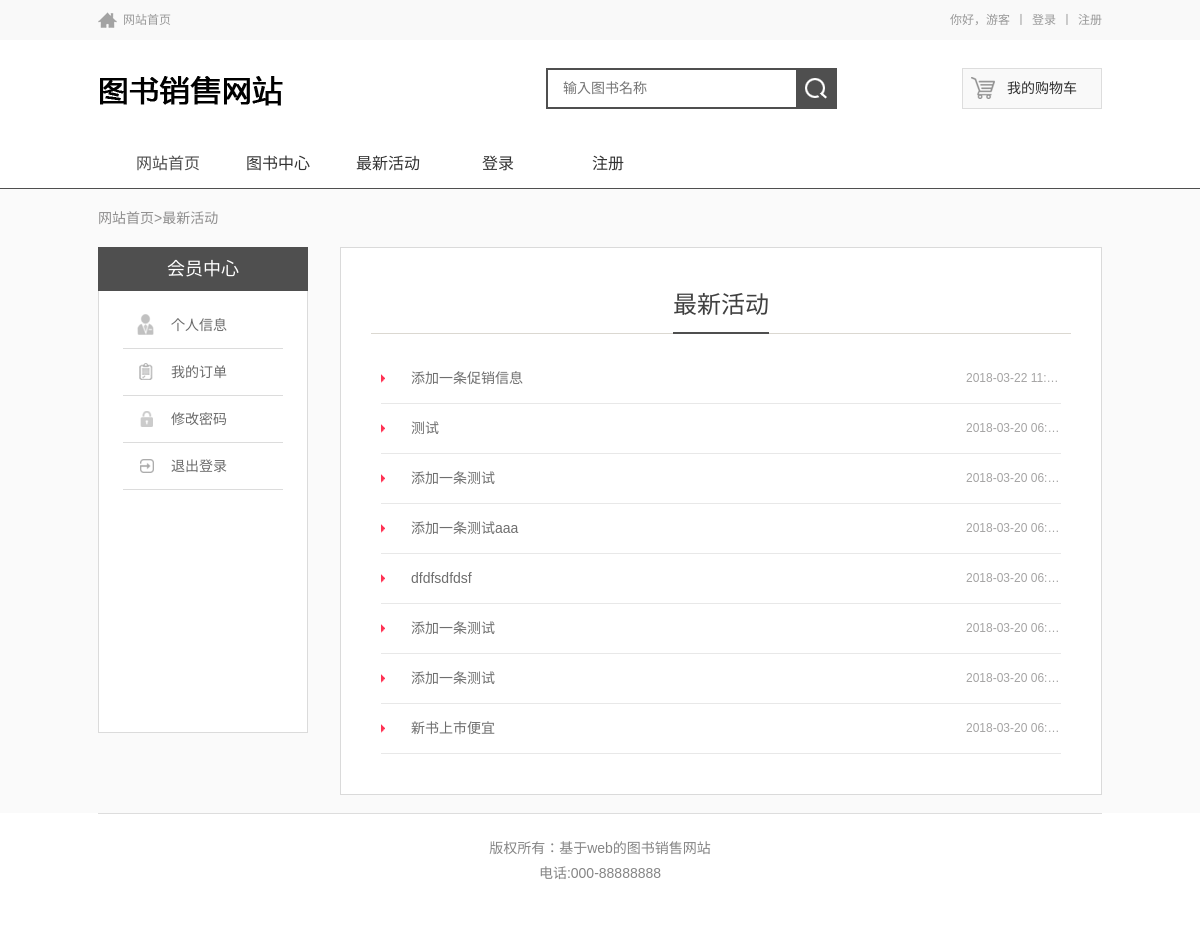
Page /activity.php on the committed database.
### tables this page shows
CREATE TABLE IF NOT EXISTS `category` (
  `id` int(6) NOT NULL AUTO_INCREMENT COMMENT 'id自然编号',
  `pid` int(6) NOT NULL COMMENT '分类类型',
  `title` varchar(60) NOT NULL COMMENT '分类名称',
  PRIMARY KEY (`id`)
);

CREATE TABLE IF NOT EXISTS `content1` (
  `id` int(10) NOT NULL AUTO_INCREMENT,
  `pid` int(4) NOT NULL DEFAULT '0' COMMENT '类型id',
  `categoryid` int(4) NOT NULL DEFAULT '0' COMMENT '分类id',
  `title` varchar(50) DEFAULT NULL COMMENT '标题',
  `content` text COMMENT '详细介绍',
  `addtime` timestamp NOT NULL DEFAULT CURRENT_TIMESTAMP,
  `apv` int(4) NOT NULL DEFAULT '0' COMMENT '点击',
  PRIMARY KEY (`id`)
);

### common/func_db.php (called while the page is built, shortened)
<?php
	function db_get_row($sql) {
		$result=db_query($sql);
		$rs = mysql_fetch_array($result);
		return $rs;
	}
	function db_get_all($sql) {
		$result=db_query($sql);
		$rs = array();
		while( $row = mysql_fetch_array($result)){
			$rs[] = $row;
		}
		return $rs;
	}
	function db_get_page($sql,$page,$page_size) {
		$page = $page*1?$page:1;
		$sumss = db_query($sql);
		$total = db_num_rows($sumss);
		$start = ($page-1)*$page_size;
		$rs_sql = $sql." limit $start,$page_size";
		$rsData = db_get_all($rs_sql);
		$pageA = array();
		$pageA["page"] = $page;
		$pageA["page_size"] = $page_size;
		$pageA["total"] = $total;
		$pageA["data"] = $rsData;
		return $pageA;
	}
	function db_query($sql,$dbconn='')
	{
		Return mysql_query($sql);
	}
	function db_num_rows($result)
	{
		Return mysql_num_rows($result);
	}
?>

### activity.php (the view, shortened to what this page needs)
<?php
	include_once("header.php");
	$whereSql = "categoryid=7";
	$tb_name = "content1";
	$page = $_REQUEST["page"]?$_REQUEST["page"]:"1";
	$list = db_get_page("select * from $tb_name where $whereSql order by addtime desc", $page,8);
	$catA = db_get_row("select * from category where id=7");
	$cat_title = $catA["title"];
?>
<div class="about_fra">
	<div class="ab_now"><a href="index.php">网站首页</a>&gt;<span><?php echo $cat_title;?></span></div>
    <div class="ab_of">
      <?php include_once("userleft.php"); ?>
        <div class="ab_fr">
            <h2><span><?php echo $cat_title;?></span></h2>
            <ul class="comp_info">
            	<?php foreach($list["data"] as $row) {?>
                 <li><a href="mv1.php?id=<?php echo $row['id'];?>&categoryid=<?php echo $row['categoryid'];?>"><?php echo $row['title'];?></a><span><?php echo $row['addtime'];?></span></li>
                 <?php } ?>
        </ul>
        </div>
    </div>
</div>
<?php
	include_once("footer.php");
?>

### Public/css/base.css (style rules this page uses)
body,ul,ol,li,h1,h2,h3,h4,h5,h6,form,fieldset,table,td,img,div,label,input,select,dl,dt,dd,article,aside,details,figcaption,figure,footer,header,hgroup,menu,nav,section { margin:0;padding:0; }
body { font-size:12px;line-height:normal;color:#666;font-family:"Microsoft YaHei","微软雅黑",SimSun,"Oxygen",Arial,"Hiragino Sans GB","STHeiti","WenQuanYi Micro Hei",sans-serif;-webkit-text-size-adjust:none; background:#FFF; }
ul { list-style:none; }
a:link,a:visited { color:#2e2e2e;text-decoration:none; }
html { overflow-x:hidden; }
a { text-decoration:none;outline:none; }

### Public/css/member.css (style rules this page uses)
.about_fra { background:#fafafa; text-align:left; padding:18px 0; color:#333; }
.ab_now { width:1004px; margin:0 auto 20px; font-size:14px; color:#8f8e8e; }
.ab_now a { color:#8f8e8e; }
.ab_of { width:1004px; margin:0 auto; }
.ab_fr { float:right; width:700px; background:#fff; border:1px solid #dadada; padding:0 30px 20px; }
.ab_fr h2 { background:url(../images/mem6.jpg) left bottom repeat-x; height:56px; text-align:center; font-weight:normal; margin:30px 0 0; }
.ab_fr h2 span { display:inline-block;color:#404040; font-size:24px; border-bottom:2px solid #4f4f4f;height:54px; line-height:54px; }
.comp_info { width:680px; margin:0 auto; padding:20px 0 0; }
.comp_info li { border-bottom:1px solid #e8e8e8; height:49px; line-height:49px; }
.comp_info li a { float:left; width:520px; color:#6e6e6e; font-size:14px; overflow:hidden; white-space:nowrap; text-overflow:ellipsis;background:url(../images/mem11.png) left center no-repeat; padding:0 0 0 30px; }
.comp_info li span { float:right; color:#a5a4a4; width:95px; text-align:center; overflow:hidden; white-space:nowrap; text-overflow:ellipsis; }

### rows in the picture
category: title "最新活动"
content1: title "添加一条促销信息", addtime "2018-03-22 11:…"
content1: title "测试", addtime "2018-03-20 06:…"
content1: title "添加一条测试", addtime "2018-03-20 06:…"
content1: title "添加一条测试aaa", addtime "2018-03-20 06:…"
content1: title "dfdfsdfdsf", addtime "2018-03-20 06:…"
content1: title "添加一条测试", addtime "2018-03-20 06:…"
content1: title "添加一条测试", addtime "2018-03-20 06:…"
content1: title "新书上市便宜", addtime "2018-03-20 06:…"

### other values in the picture
$CONFIG["webname"] "基于web的图书销售网站"
